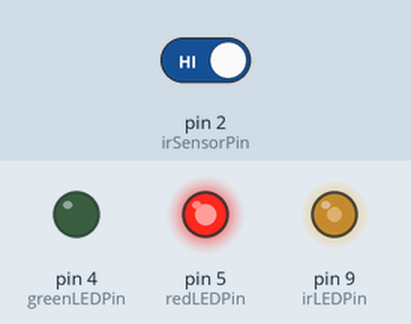
This sketch was run on a simulated Arduino Uno, built with avr-gcc and run on an emulated ATmega328P. Parts: output pins drawn as LEDs (lit = HIGH). The test bench sets the inputs (shaded band); at power-on: pin 2 (irSensorPin) HIGH. What the sketch prints to the serial monitor is not drawn.

Above: at 1.2 s.
1.3 s: pin 2 (irSensorPin) driven LOW
At 2.5 s:
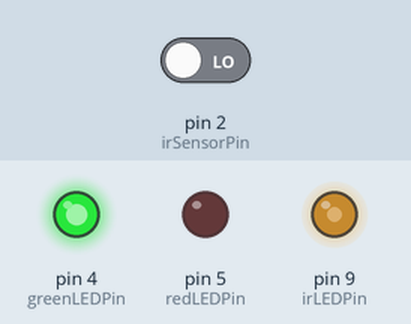
2.8 s: pin 2 (irSensorPin) driven HIGH
At 3.8 s:
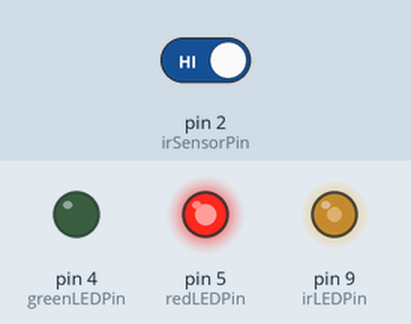
Timing chart, 0 to 5.8 s (numbered marks = the images above; inputs shaded):
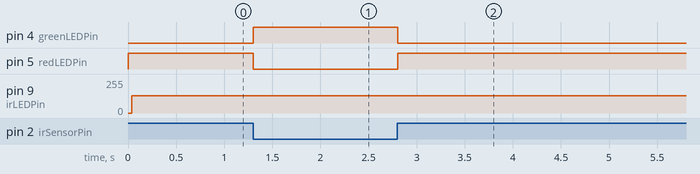

Measured:
- after the input at 1.3 s, pin 4 (greenLEDPin): LOW → HIGH at once; pin 5 (redLEDPin): HIGH → LOW at once
- after the input at 2.8 s, pin 4 (greenLEDPin): HIGH → LOW at once; pin 5 (redLEDPin): LOW → HIGH at once

The sketch:

IR_test.ino
```cpp
#define irLEDPin 9
#define irSensorPin 2
#define redLEDPin 5
#define greenLEDPin 4

int signal;

int irRead(int readPin, int triggerPin)
{
  int halfPeriod = 6; //one period at 38khZ is aproximately 26 microseconds
  int cycles = 200; //26 microseconds * 38 is more or less 1 millisecond
  int i;
  for (i=0; i <=cycles; i++)
  {
    digitalWrite(triggerPin, HIGH);
    delayMicroseconds(halfPeriod);
    digitalWrite(triggerPin, LOW);
    delayMicroseconds(halfPeriod - 1);     // - 1 to make up for digitaWrite overhead
  }
  return digitalRead(readPin);
}

void setup() {
  pinMode(irLEDPin, OUTPUT);
  pinMode(irSensorPin, INPUT);
  pinMode(redLEDPin, OUTPUT);
  pinMode(greenLEDPin, OUTPUT);
  Serial.begin(9600);
}

void loop() {
  // put your main code here, to run repeatedly:
  signal = irRead(irSensorPin, irLEDPin);
  if(signal == 1){
    digitalWrite(redLEDPin, HIGH);
    digitalWrite(greenLEDPin, LOW);

  }
  if(signal == 0){
    digitalWrite(redLEDPin, LOW);
    digitalWrite(greenLEDPin, HIGH);
  }
  Serial.println(signal);
}
```
